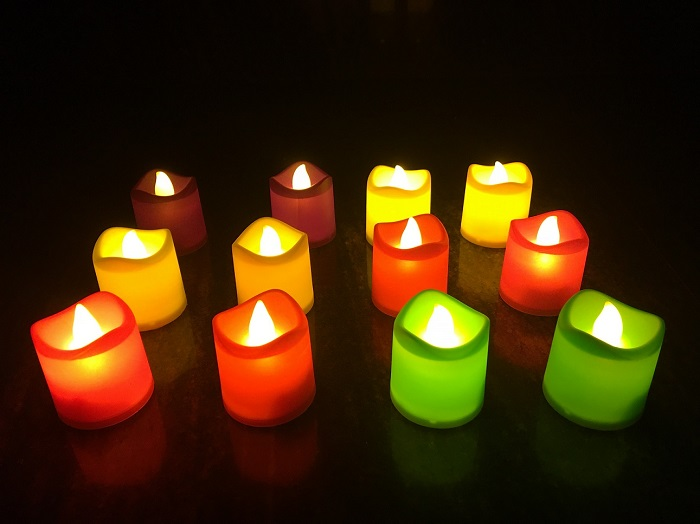
#> input picture opencv_demo/data/candles.jpg, 700 x 524 px
$ python code_13_11_2.py
#> lines starting #> are read from the running program, lines starting #| are printed output that depends on the picture
#
# 따라하며 배우는 파이썬과 데이터과학(생능출판사 2020)
# 13.11 관심있는 곳만 남겨보자, 356쪽
#
import cv2
global color_image

# 트랙바가 변경되면 그 값을 임계치로 컬러 이미지를 이진화하여 창에 그림
def on_change_threshold(x):
   _, th_image = cv2.threshold(color_image, x, 255, cv2.THRESH_BINARY)
   cv2.imshow('Thresholding', th_image)


# 윈도를 생성함
cv2.namedWindow('Thresholding', cv2.WINDOW_NORMAL)
cv2.createTrackbar('threshold', 'Thresholding', 0, 255, on_change_threshold)
#> slider 'threshold' is set to 85

# 촛불 이미지를 읽음
color_image = cv2.imread('data/candles.jpg', cv2.IMREAD_COLOR)
#> color_image is the input picture: shape (524, 700, 3); mean B, G, R 7.9, 39.9, 64.7

# 처음에는 원본 이미지를 그림 (트랙바를 변경하면 임계치에 따라 이진화 결과 출력)
color_image = cv2.resize(color_image, (600, 400))
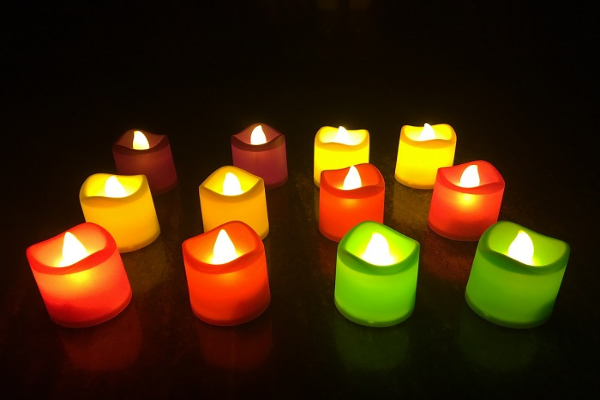
#> color_image: shape (400, 600, 3); mean B, G, R 7.8, 39.9, 64.6
cv2.imshow('Thresholding', color_image)

# 다음 두 행은 키보드 입력을 기다렸다가 모든 창을 끄고 종료하는 코드
cv2.waitKey(0)
#> in on_change_threshold, `_, th_image = cv2.threshold(color_image, x, 255, cv2.THRESH_BINARY)`:
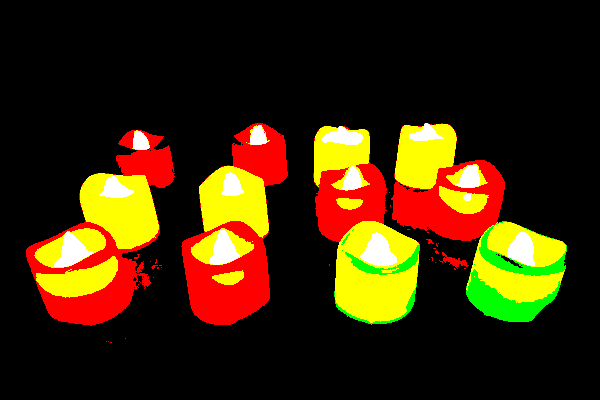
#> th_image: shape (400, 600, 3); mean B, G, R 6, 38.8, 59.3
cv2.destroyAllWindows()
